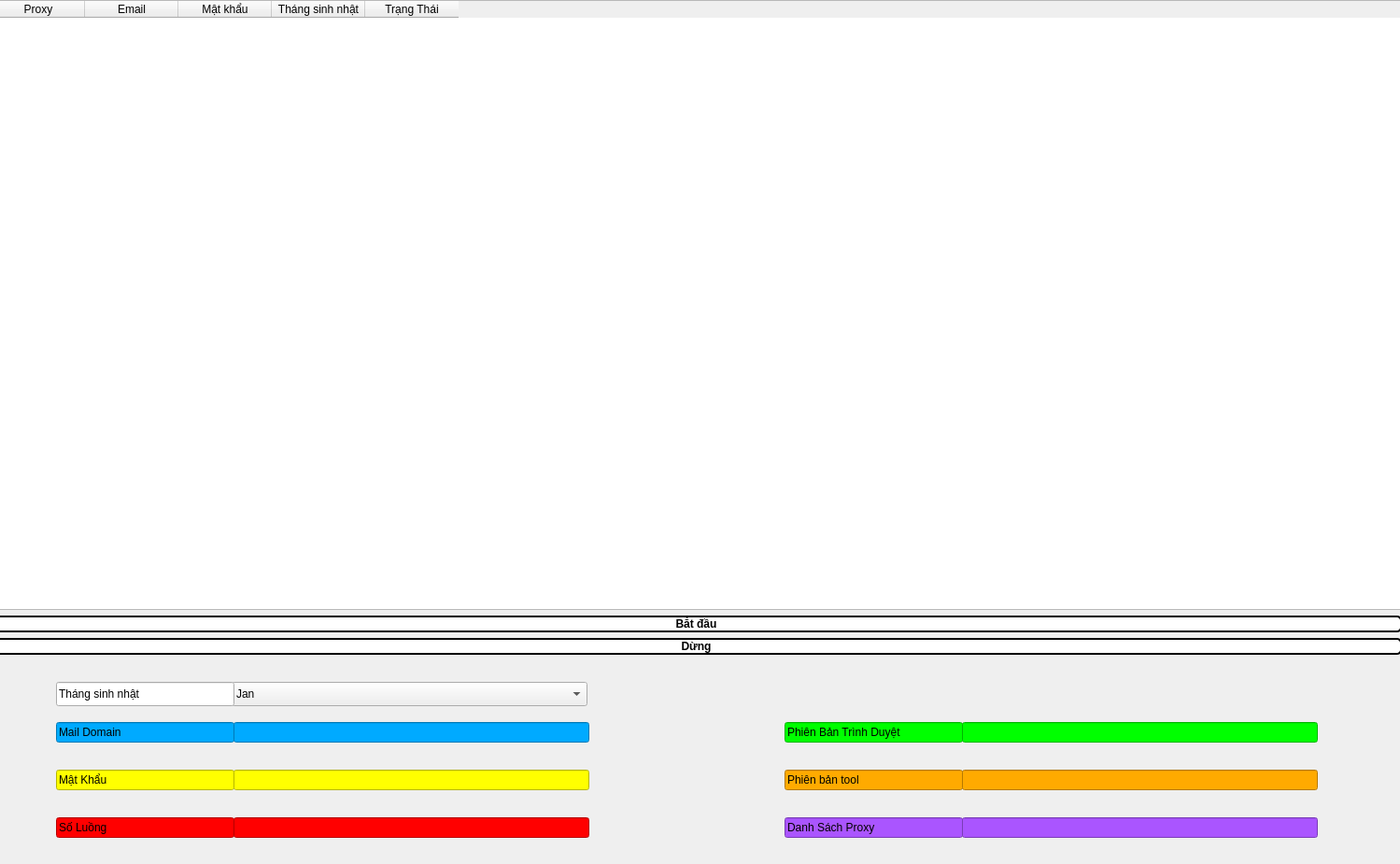
<?xml version="1.0" encoding="UTF-8"?>
<ui version="4.0">
 <class>Widget</class>
 <widget class="QWidget" name="Widget">
  <property name="geometry">
   <rect>
    <x>0</x>
    <y>0</y>
    <width>1499</width>
    <height>925</height>
   </rect>
  </property>
  <property name="windowTitle">
   <string>Widget</string>
  </property>
  <widget class="QWidget" name="verticalLayoutWidget">
   <property name="geometry">
    <rect>
     <x>-10</x>
     <y>0</y>
     <width>1511</width>
     <height>701</height>
    </rect>
   </property>
   <layout class="QVBoxLayout" name="verticalLayout">
    <item>
     <widget class="QTableWidget" name="tableWidget">
      <column>
       <property name="text">
        <string>Proxy</string>
       </property>
      </column>
      <column>
       <property name="text">
        <string>Email</string>
       </property>
      </column>
      <column>
       <property name="text">
        <string>Mật khẩu</string>
       </property>
      </column>
      <column>
       <property name="text">
        <string>Tháng sinh nhật</string>
       </property>
      </column>
      <column>
       <property name="text">
        <string>Trạng Thái</string>
       </property>
      </column>
     </widget>
    </item>
    <item>
     <widget class="QPushButton" name="startBtn">
      <property name="styleSheet">
       <string notr="true">#startBtn {
    background-color: white;       /* nền trắng */
    color: black;                  /* chữ đen */
    border: 2px solid black;       /* viền đen đậm */
    border-radius: 5px;            /* bo góc mềm mại */
    font: 800 12pt &quot;Segoe UI&quot;;     /* font Segoe UI, đậm, 10pt */
    font-weight: bold;             /* đảm bảo đậm rõ */
}

#startBtn:hover {
    background-color: #f0f0f0;     /* nền xám nhạt khi hover */
    border: 2px solid black;       /* giữ viền đen */
    color: black;                  /* chữ vẫn đen */
}
</string>
      </property>
      <property name="text">
       <string>Bắt đầu</string>
      </property>
     </widget>
    </item>
    <item>
     <widget class="QPushButton" name="stopBtn">
      <property name="styleSheet">
       <string notr="true">#stopBtn {
    background-color: white;       /* nền trắng */
    color: black;                  /* chữ đen */
    border: 2px solid black;       /* viền đen đậm */
    border-radius: 5px;            /* bo góc mềm mại */
    font: 800 12pt &quot;Segoe UI&quot;;     /* font Segoe UI, đậm, 10pt */
    font-weight: bold;             /* đảm bảo đậm rõ */
}

#stopBtn:hover {
    background-color: #f0f0f0;     /* nền xám nhạt khi hover */
    border: 2px solid black;       /* giữ viền đen */
    color: black;                  /* chữ vẫn đen */
}
</string>
      </property>
      <property name="text">
       <string>Dừng</string>
      </property>
     </widget>
    </item>
   </layout>
  </widget>
  <widget class="QWidget" name="verticalLayoutWidget_2">
   <property name="geometry">
    <rect>
     <x>250</x>
     <y>750</y>
     <width>381</width>
     <height>171</height>
    </rect>
   </property>
   <layout class="QVBoxLayout" name="verticalLayout_2">
    <item>
     <widget class="QLineEdit" name="lineEdit_2">
      <property name="styleSheet">
       <string notr="true">background-color: rgb(0, 170, 255);
font: 700 9pt &quot;Segoe UI&quot;;</string>
      </property>
     </widget>
    </item>
    <item>
     <widget class="QLineEdit" name="lineEdit_4">
      <property name="styleSheet">
       <string notr="true">background-color: rgb(255, 255, 0);
font: 700 9pt &quot;Segoe UI&quot;;</string>
      </property>
     </widget>
    </item>
    <item>
     <widget class="QLineEdit" name="lineEdit_3">
      <property name="styleSheet">
       <string notr="true">background-color: rgb(255, 0, 0);
font: 700 9pt &quot;Segoe UI&quot;;</string>
      </property>
     </widget>
    </item>
   </layout>
  </widget>
  <widget class="QWidget" name="verticalLayoutWidget_3">
   <property name="geometry">
    <rect>
     <x>60</x>
     <y>750</y>
     <width>191</width>
     <height>171</height>
    </rect>
   </property>
   <layout class="QVBoxLayout" name="verticalLayout_3">
    <item>
     <widget class="QLineEdit" name="lineEdit_10">
      <property name="styleSheet">
       <string notr="true">font: 700 9pt &quot;Segoe UI&quot;;
background-color: rgb(0, 170, 255);</string>
      </property>
      <property name="text">
       <string>Mail Domain</string>
      </property>
     </widget>
    </item>
    <item>
     <widget class="QLineEdit" name="lineEdit_12">
      <property name="styleSheet">
       <string notr="true">font: 700 9pt &quot;Segoe UI&quot;;
background-color: rgb(255, 255, 0);</string>
      </property>
      <property name="text">
       <string>Mật Khẩu</string>
      </property>
     </widget>
    </item>
    <item>
     <widget class="QLineEdit" name="lineEdit_11">
      <property name="styleSheet">
       <string notr="true">font: 700 9pt &quot;Segoe UI&quot;;
background-color: rgb(255, 0, 0);</string>
      </property>
      <property name="text">
       <string>Số Luồng</string>
      </property>
     </widget>
    </item>
   </layout>
  </widget>
  <widget class="QWidget" name="verticalLayoutWidget_4">
   <property name="geometry">
    <rect>
     <x>840</x>
     <y>750</y>
     <width>191</width>
     <height>171</height>
    </rect>
   </property>
   <layout class="QVBoxLayout" name="verticalLayout_4">
    <item>
     <widget class="QLineEdit" name="lineEdit_14">
      <property name="styleSheet">
       <string notr="true">font: 700 9pt &quot;Segoe UI&quot;;
background-color: rgb(0, 255, 0);</string>
      </property>
      <property name="text">
       <string>Phiên Bản Trình Duyệt</string>
      </property>
     </widget>
    </item>
    <item>
     <widget class="QLineEdit" name="lineEdit_15">
      <property name="styleSheet">
       <string notr="true">font: 700 9pt &quot;Segoe UI&quot;;
background-color: rgb(255, 170, 0);</string>
      </property>
      <property name="text">
       <string>Phiên bản tool</string>
      </property>
     </widget>
    </item>
    <item>
     <widget class="QLineEdit" name="lineEdit_17">
      <property name="styleSheet">
       <string notr="true">font: 700 9pt &quot;Segoe UI&quot;;

background-color: rgb(170, 85, 255);</string>
      </property>
      <property name="text">
       <string>Danh Sách Proxy</string>
      </property>
     </widget>
    </item>
   </layout>
  </widget>
  <widget class="QWidget" name="verticalLayoutWidget_5">
   <property name="geometry">
    <rect>
     <x>1030</x>
     <y>750</y>
     <width>381</width>
     <height>171</height>
    </rect>
   </property>
   <layout class="QVBoxLayout" name="verticalLayout_5">
    <item>
     <widget class="QLineEdit" name="lineEdit_13">
      <property name="styleSheet">
       <string notr="true">background-color: rgb(0, 255, 0);
font: 700 9pt &quot;Segoe UI&quot;;</string>
      </property>
     </widget>
    </item>
    <item>
     <widget class="QLineEdit" name="lineEdit_16">
      <property name="styleSheet">
       <string notr="true">background-color: rgb(255, 170, 0);
font: 700 9pt &quot;Segoe UI&quot;;</string>
      </property>
     </widget>
    </item>
    <item>
     <widget class="QLineEdit" name="lineEdit_18">
      <property name="styleSheet">
       <string notr="true">background-color: rgb(170, 85, 255);

font: 700 9pt &quot;Segoe UI&quot;;</string>
      </property>
     </widget>
    </item>
   </layout>
  </widget>
  <widget class="QComboBox" name="comboBox">
   <property name="geometry">
    <rect>
     <x>248</x>
     <y>730</y>
     <width>381</width>
     <height>26</height>
    </rect>
   </property>
   <property name="styleSheet">
    <string notr="true">
font: 700 9pt &quot;Segoe UI&quot;;</string>
   </property>
   <item>
    <property name="text">
     <string>Jan</string>
    </property>
   </item>
   <item>
    <property name="text">
     <string>Feb</string>
    </property>
   </item>
   <item>
    <property name="text">
     <string>Mar</string>
    </property>
   </item>
   <item>
    <property name="text">
     <string>Apr</string>
    </property>
   </item>
   <item>
    <property name="text">
     <string>May</string>
    </property>
   </item>
   <item>
    <property name="text">
     <string>Jun</string>
    </property>
   </item>
   <item>
    <property name="text">
     <string>Jul</string>
    </property>
   </item>
   <item>
    <property name="text">
     <string>Aug</string>
    </property>
   </item>
   <item>
    <property name="text">
     <string>Sep</string>
    </property>
   </item>
   <item>
    <property name="text">
     <string>Oct</string>
    </property>
   </item>
   <item>
    <property name="text">
     <string>Nov</string>
    </property>
   </item>
   <item>
    <property name="text">
     <string>Dec</string>
    </property>
   </item>
  </widget>
  <widget class="QLineEdit" name="lineEdit_5">
   <property name="geometry">
    <rect>
     <x>60</x>
     <y>730</y>
     <width>191</width>
     <height>26</height>
    </rect>
   </property>
   <property name="styleSheet">
    <string notr="true">font: 700 9pt &quot;Segoe UI&quot;;</string>
   </property>
   <property name="text">
    <string>Tháng sinh nhật</string>
   </property>
  </widget>
 </widget>
 <resources/>
 <connections/>
</ui>
